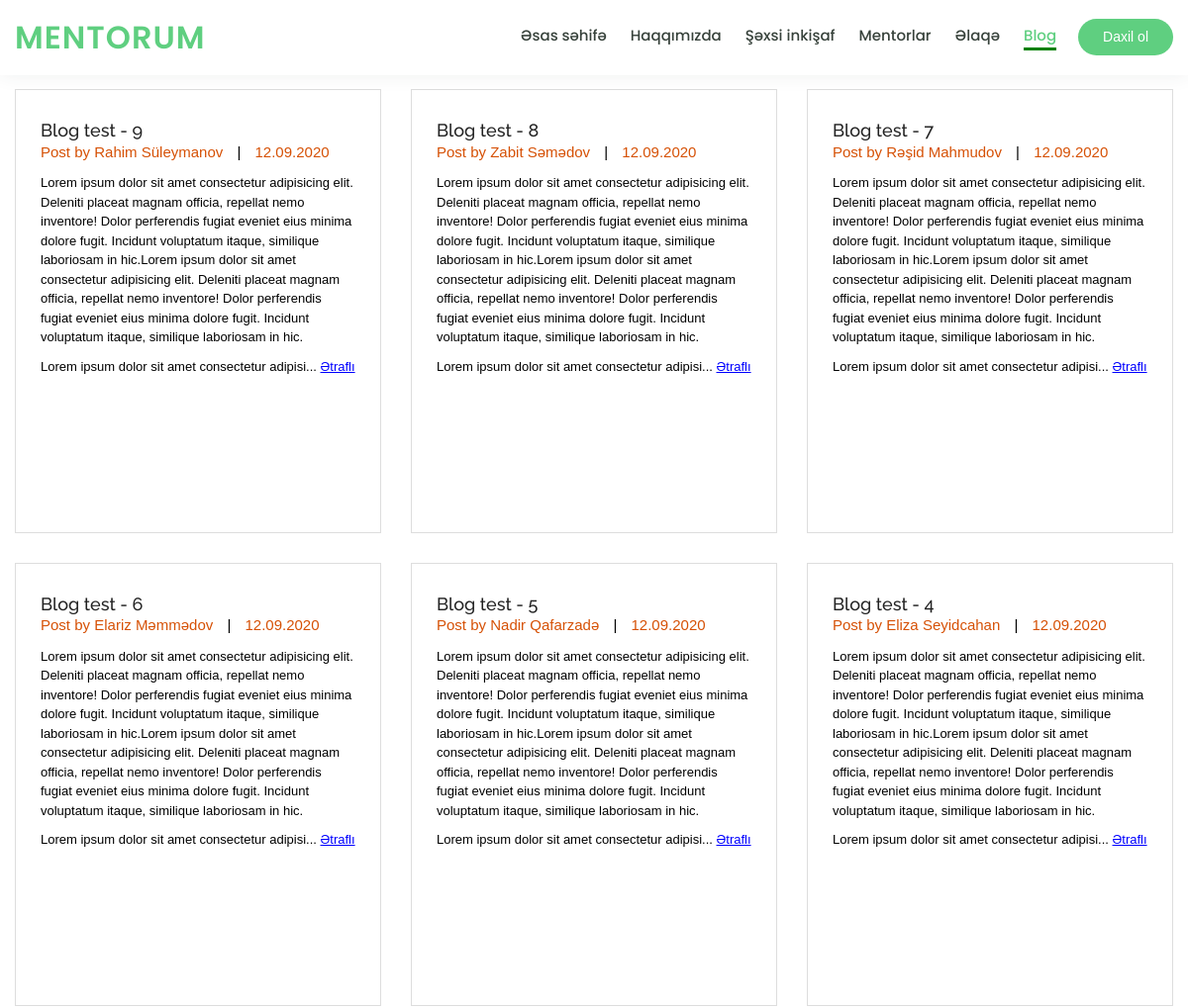
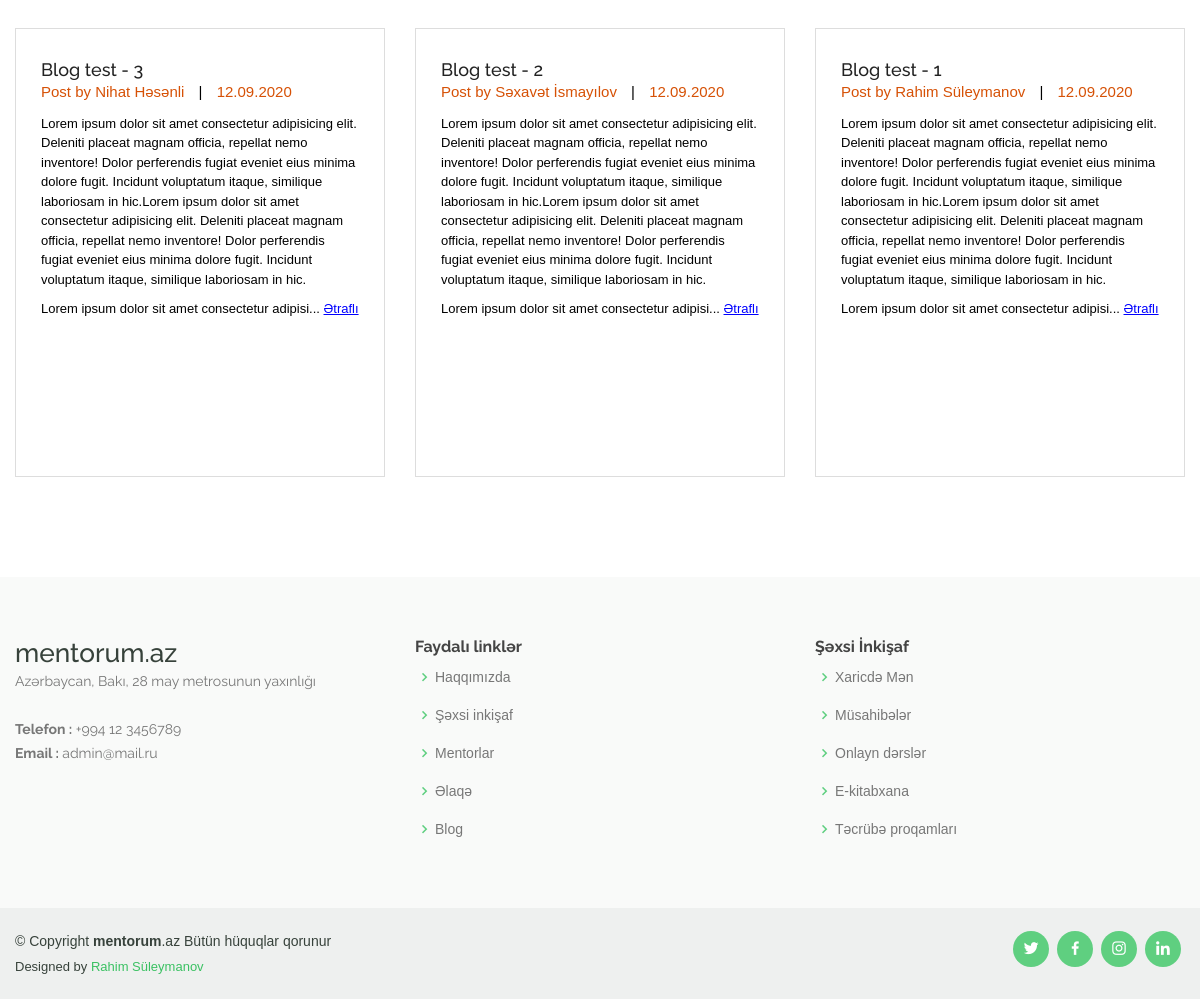
/pages/blog, run on the app's committed database (2 pictures, top to bottom).
### tables this page shows
CREATE TABLE IF NOT EXISTS `blog` (
  `id` int(11) NOT NULL AUTO_INCREMENT,
  `editor_id` varchar(11) NOT NULL,
  `title` varchar(100) NOT NULL,
  `slug` varchar(250) NOT NULL,
  `content` text NOT NULL,
  `image_url` varchar(250) NOT NULL,
  `created_at` varchar(25) NOT NULL,
  `updated_at` varchar(25) NOT NULL,
  PRIMARY KEY (`id`)
);

CREATE TABLE IF NOT EXISTS `users` (
  `id` int(11) NOT NULL AUTO_INCREMENT,
  `name` varchar(35) NOT NULL,
  `email` varchar(250) NOT NULL,
  `password` varchar(55) NOT NULL,
  `status` varchar(1) NOT NULL COMMENT '1-admin;2-mentor;3-mentee',
  `profision` varchar(55) NOT NULL DEFAULT '',
  `phone` varchar(11) NOT NULL DEFAULT '',
  `address` varchar(55) NOT NULL DEFAULT '',
  `practice` varchar(200) NOT NULL DEFAULT '',
  `aboutt` varchar(200) NOT NULL DEFAULT '',
  `image` text NOT NULL DEFAULT '',
  `twitter` text NOT NULL DEFAULT '',
  `facebook` text NOT NULL DEFAULT '',
  `instagram` text NOT NULL DEFAULT '',
  `linkedin` text NOT NULL DEFAULT '',
  `created_at` varchar(25) NOT NULL,
  `updated_at` varchar(25) NOT NULL,
  PRIMARY KEY (`id`)
);

CREATE TABLE IF NOT EXISTS `contact` (
  `id` int(11) NOT NULL AUTO_INCREMENT,
  `email` varchar(101) NOT NULL,
  `phone` varchar(10) NOT NULL,
  `created_at` varchar(25) NOT NULL,
  `updated_at` varchar(25) NOT NULL,
  PRIMARY KEY (`id`)
);

### blog.php (the view, shortened to what this page needs)
<?php
if (isset($_GET['page']) && htmlspecialchars(trim($_GET['page'])) == 'blog') {
?>
	<div class="blog-box" style="margin-top:20px;">
		<div class="container">
			<div class="row">
				<?php
				$query = $conn->prepare('SELECT * FROM blog ORDER BY id DESC');
				$query->execute();
				$rows = $query->fetchall(PDO::FETCH_ASSOC);
				if (count($rows) != 0) {
					foreach ($rows as $row) {
						$query_editor = $conn->prepare('SELECT * FROM users WHERE id=?');
						$query_editor->execute([$row["editor_id"]]);
						$rows_editor = $query_editor->fetchall(PDO::FETCH_ASSOC);
						$time = explode(" ",$row['created_at']);
				?>
						<div class="col-lg-4 col-md-6 col-12">
							<div class="blog-box-inner">
								<div class="blog-img-box">
								</div>
								<div class="blog-detail">
									<h4><?= $row['title'] ?></h4>
									<ul>
										<li><span>Post by <?= $rows_editor[0]["name"] ?></span></li>
										<li>|</li>
										<li><span><?= $time[0] ?></span></li>
									</ul>
									<?php
									if(mb_strlen($row['content'])<520)
									{
										echo $row['content'];
									}
									else
									{
										echo mb_substr($row['content'],0,520)."...";
									}
									?>
									<a style="color:blue;text-decoration:underline;" href="<?= $domain ?>pages/readMore/<?= $row['slug'] ?>">Ətraflı</a>
								</div>
							</div>
						</div>
				<?php
					}
				} else {
					include 'soon.php';
				}
				?>
			</div>
		</div>
	</div>
<?php
} else {
	header("location:./");
}
?>

### footer.php (shortened to what this page needs)
<?php
if($index_value == "true")
{
  ?>
<footer id="footer">
<?php
$query = $conn->prepare('SELECT * FROM users WHERE status=?');
$query->execute([1]);
$rows = $query->fetchall(PDO::FETCH_ASSOC);
$query4Contact = $conn->prepare('SELECT * FROM contact ORDER BY id DESC');
$query4Contact->execute();
$rows4Contact = $query4Contact->fetchall(PDO::FETCH_ASSOC);
?>
  <div class="footer-top">
    <div class="container">
      <div class="row">
        <div class="col-lg-4 col-md-6 footer-contact">
          <h3>mentorum.az</h3>
          <p>
            <?= $rows[0]["address"] ?><br><br>
            <strong>Telefon : </strong>+994 <?= substr($rows4Contact[0]["phone"],0,2)." ".substr($rows4Contact[0]["phone"],2,8)  ?><br>
            <strong>Email : </strong><?= $rows4Contact[0]["email"] ?><br>
          </p>
        </div>
        <div class="col-lg-4 col-md-6 footer-links">
          <h4>Faydalı linklər</h4>
          <ul>
            <li><i class="bx bx-chevron-right"></i> <a href="<?= $domain ?>pages/about">Haqqımızda</a></li>
            <li><i class="bx bx-chevron-right"></i> <a href="<?= $domain ?>pages/progress">Şəxsi inkişaf</a></li>
            <li><i class="bx bx-chevron-right"></i> <a href="<?= $domain ?>pages/mentors">Mentorlar</a></li>
            <li><i class="bx bx-chevron-right"></i> <a href="<?= $domain ?>pages/contact">Əlaqə</a></li>
            <li><i class="bx bx-chevron-right"></i> <a href="<?= $domain ?>pages/blog">Blog</a></li>
          </ul>
        </div>
        <div class="col-lg-4 col-md-6 footer-links">
          <h4>Şəxsi İnkişaf</h4>
          <ul>
            <li><i class="bx bx-chevron-right"></i> <a href="<?= $domain ?>pages/career">Xaricdə Mən</a></li>
            <li><i class="bx bx-chevron-right"></i> <a href="<?= $domain ?>pages/interview">Müsahibələr</a></li>
            <li><i class="bx bx-chevron-right"></i> <a href="<?= $domain ?>pages/tutorial">Onlayn dərslər</a></li>
            <li><i class="bx bx-chevron-right"></i> <a href="<?= $domain ?>pages/ebook">E-kitabxana</a></li>
            <li><i class="bx bx-chevron-right"></i> <a href="<?= $domain ?>pages/practice">Təcrübə proqamları</a></li>
          </ul>
        </div>
      </div>
    </div>
  </div>
  <div class="container d-md-flex py-4">
    <div class="mr-md-auto text-center text-md-left">
      <div class="copyright">
        &copy; Copyright <strong><span>mentorum</span></strong>.az Bütün hüquqlar qorunur
      </div>
      <div class="credits">
        Designed by <a href="javascript:;">Rahim Süleymanov</a>
      </div>
    </div>
    <div class="social-links text-center text-md-right pt-3 pt-md-0">
      <a href="<?=  $rows[0]["twitter"] ?>" class="twitter" target="_blank"><i class="bx bxl-twitter"></i></a>
      <a href="<?=  $rows[0]["facebook"] ?>" class="facebook" target="_blank"><i class="bx bxl-facebook"></i></a>
      <a href="<?=  $rows[0]["instagram"] ?>" class="instagram" target="_blank"><i class="bx bxl-instagram"></i></a>
      <a href="<?=  $rows[0]["linkedin"] ?>" class="linkedin" target="_blank"><i class="bx bxl-linkedin"></i></a>
    </div>
  </div>
</footer>
</body>
</html>
<?php
}
else
{
  header("location:./");
}
?>

### assets/css/style.css (style rules this page uses)
body { font-family: "Open Sans", sans-serif; color: #444444; }
a { color: #5fcf80; }
h1, h2, h3, h4, h5, h6 { font-family: "Raleway", sans-serif; }
#footer { color: #37423b; font-size: 14px; background: #eef0ef; }
#footer .footer-top { padding: 60px 0 30px 0; background: #f9faf9; }
#footer .footer-top .footer-contact { margin-bottom: 30px; }
#footer .footer-top .footer-contact p { font-size: 14px; line-height: 24px; margin-bottom: 0; font-family: "Raleway", sans-serif; color: #777777; }
#footer .footer-top h4 { font-size: 16px; font-weight: bold; color: #444444; position: relative; padding-bottom: 12px; }
#footer .footer-top .footer-links { margin-bottom: 30px; }
#footer .footer-top .footer-links ul { list-style: none; padding: 0; margin: 0; }
#footer .footer-top .footer-links ul i { padding-right: 2px; color: #5fcf80; font-size: 18px; line-height: 1; }
#footer .footer-top .footer-links ul li { padding: 10px 0; display: flex; align-items: center; }
#footer .footer-top .footer-links ul li:first-child { padding-top: 0; }
#footer .footer-top .footer-links ul a { color: #777777; transition: 0.3s; display: inline-block; line-height: 1; }
#footer .credits { padding-top: 5px; font-size: 13px; }
#footer .credits a { color: #3ac162; transition: 0.3s; }
#footer .social-links a { font-size: 18px; display: inline-block; background: #5fcf80; color: #fff; line-height: 1; padding: 8px 0; margin-right: 4px; border-radius: 50%; text-align: center; width: 36px; height: 36px; transition: 0.3s; }

### assets/soon/css/main.css (style rules this page uses)
.container { max-width: 1200px; }

### assets/css/main.css (style rules this page uses)
h4 { font-weight: bold; color: #fff; }

### assets/css/blog/style.css (style rules this page uses)
a { color: #1f1f1f; text-decoration: none; outline: none; }
.blog-box { padding: 70px 0px; }
.blog-box-inner { position: relative; margin-bottom: 30px; }
.blog-box-inner .blog-img-box { position: relative; display: block; }
.blog-box-inner .blog-detail { position: absolute; top: 0; background: #fff; padding: 30px 25px; border: 1px solid #ddd; transition-duration: .5s; height: 100%; }
.blog-detail h4 { font-size: 18px; font-weight: 500; color: #222222; }
.blog-detail ul li { display: inline-block; padding: 0px 5px; }
.blog-detail ul li span { color: #d65106; cursor: pointer; }
.blog-detail ul li:first-child { padding-left: 0px; }
.blog-detail p { padding: 10px 0px 0 0; margin: 0px; font-size: 13px; }
.blog-detail a { color: #ffffff; margin-top: 20px; }

### data on the page
blog: title "Blog test - 9", users.name "Rahim Süleymanov", created_at "12.09.2020", content "Lorem ipsum dolor sit amet consectetur adipisicing elit. Deleniti placeat magnam officia, repellat nemo inventore! Dolor perferendis fugiat eveniet eius minima dolore fugit. Incidunt voluptatum itaque, similique laboriosam in hic.Lorem ipsum dolor sit amet consectetur adipisicing elit. Deleniti placeat magnam officia, repellat nemo inventore! Dolor perferendis fugiat eveniet eius minima dolore fugit. Incidunt voluptatum itaque, similique laboriosam in hic. Lorem ipsum dolor sit amet consectetur adipisi"
blog: title "Blog test - 8", users.name "Zabit Səmədov", created_at "12.09.2020", content "Lorem ipsum dolor sit amet consectetur adipisicing elit. Deleniti placeat magnam officia, repellat nemo inventore! Dolor perferendis fugiat eveniet eius minima dolore fugit. Incidunt voluptatum itaque, similique laboriosam in hic.Lorem ipsum dolor sit amet consectetur adipisicing elit. Deleniti placeat magnam officia, repellat nemo inventore! Dolor perferendis fugiat eveniet eius minima dolore fugit. Incidunt voluptatum itaque, similique laboriosam in hic. Lorem ipsum dolor sit amet consectetur adipisi"
blog: title "Blog test - 7", users.name "Rəşid Mahmudov", created_at "12.09.2020", content "Lorem ipsum dolor sit amet consectetur adipisicing elit. Deleniti placeat magnam officia, repellat nemo inventore! Dolor perferendis fugiat eveniet eius minima dolore fugit. Incidunt voluptatum itaque, similique laboriosam in hic.Lorem ipsum dolor sit amet consectetur adipisicing elit. Deleniti placeat magnam officia, repellat nemo inventore! Dolor perferendis fugiat eveniet eius minima dolore fugit. Incidunt voluptatum itaque, similique laboriosam in hic. Lorem ipsum dolor sit amet consectetur adipisi"
blog: title "Blog test - 6", users.name "Elariz Məmmədov", created_at "12.09.2020", content "Lorem ipsum dolor sit amet consectetur adipisicing elit. Deleniti placeat magnam officia, repellat nemo inventore! Dolor perferendis fugiat eveniet eius minima dolore fugit. Incidunt voluptatum itaque, similique laboriosam in hic.Lorem ipsum dolor sit amet consectetur adipisicing elit. Deleniti placeat magnam officia, repellat nemo inventore! Dolor perferendis fugiat eveniet eius minima dolore fugit. Incidunt voluptatum itaque, similique laboriosam in hic. Lorem ipsum dolor sit amet consectetur adipisi"
blog: title "Blog test - 5", users.name "Nadir Qafarzadə", created_at "12.09.2020", content "Lorem ipsum dolor sit amet consectetur adipisicing elit. Deleniti placeat magnam officia, repellat nemo inventore! Dolor perferendis fugiat eveniet eius minima dolore fugit. Incidunt voluptatum itaque, similique laboriosam in hic.Lorem ipsum dolor sit amet consectetur adipisicing elit. Deleniti placeat magnam officia, repellat nemo inventore! Dolor perferendis fugiat eveniet eius minima dolore fugit. Incidunt voluptatum itaque, similique laboriosam in hic. Lorem ipsum dolor sit amet consectetur adipisi"
blog: title "Blog test - 4", users.name "Eliza Seyidcahan", created_at "12.09.2020", content "Lorem ipsum dolor sit amet consectetur adipisicing elit. Deleniti placeat magnam officia, repellat nemo inventore! Dolor perferendis fugiat eveniet eius minima dolore fugit. Incidunt voluptatum itaque, similique laboriosam in hic.Lorem ipsum dolor sit amet consectetur adipisicing elit. Deleniti placeat magnam officia, repellat nemo inventore! Dolor perferendis fugiat eveniet eius minima dolore fugit. Incidunt voluptatum itaque, similique laboriosam in hic. Lorem ipsum dolor sit amet consectetur adipisi"
blog: title "Blog test - 3", users.name "Nihat Həsənli", created_at "12.09.2020", content "Lorem ipsum dolor sit amet consectetur adipisicing elit. Deleniti placeat magnam officia, repellat nemo inventore! Dolor perferendis fugiat eveniet eius minima dolore fugit. Incidunt voluptatum itaque, similique laboriosam in hic.Lorem ipsum dolor sit amet consectetur adipisicing elit. Deleniti placeat magnam officia, repellat nemo inventore! Dolor perferendis fugiat eveniet eius minima dolore fugit. Incidunt voluptatum itaque, similique laboriosam in hic. Lorem ipsum dolor sit amet consectetur adipisi"
blog: title "Blog test - 2", users.name "Səxavət İsmayılov", created_at "12.09.2020", content "Lorem ipsum dolor sit amet consectetur adipisicing elit. Deleniti placeat magnam officia, repellat nemo inventore! Dolor perferendis fugiat eveniet eius minima dolore fugit. Incidunt voluptatum itaque, similique laboriosam in hic.Lorem ipsum dolor sit amet consectetur adipisicing elit. Deleniti placeat magnam officia, repellat nemo inventore! Dolor perferendis fugiat eveniet eius minima dolore fugit. Incidunt voluptatum itaque, similique laboriosam in hic. Lorem ipsum dolor sit amet consectetur adipisi"
blog: title "Blog test - 1", users.name "Rahim Süleymanov", created_at "12.09.2020", content "Lorem ipsum dolor sit amet consectetur adipisicing elit. Deleniti placeat magnam officia, repellat nemo inventore! Dolor perferendis fugiat eveniet eius minima dolore fugit. Incidunt voluptatum itaque, similique laboriosam in hic.Lorem ipsum dolor sit amet consectetur adipisicing elit. Deleniti placeat magnam officia, repellat nemo inventore! Dolor perferendis fugiat eveniet eius minima dolore fugit. Incidunt voluptatum itaque, similique laboriosam in hic. Lorem ipsum dolor sit amet consectetur adipisi"
users: address "Azərbaycan, Bakı, 28 may metrosunun yaxınlığı"
contact: phone "12", phone "3456789", email "admin@mail.ru"
